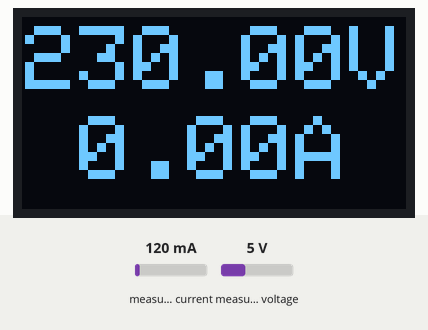
Simulated run of this sketch. Board: ESP32. On the bench: 128×64 one-colour display. The inputs (shaded band) are chosen by the test bench; at power-on: measured current 120 mA, measured voltage 5 V. WiFi joins after 1.5 s; servers stay silent unless stated; no MQTT or app messages arrive unless stated; what the sketch prints to the serial monitor is not drawn.

Above: at 2.8 s.
2.9 s: measured current set to 500 mA
At 5.7 s:
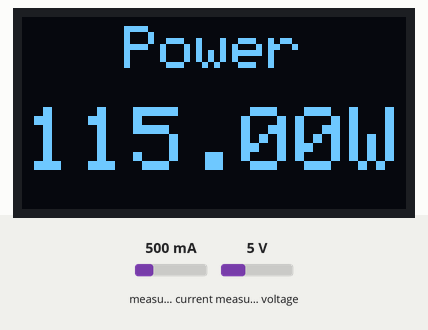
5.9 s: measured voltage set to 0.3 V
At 7.6 s:
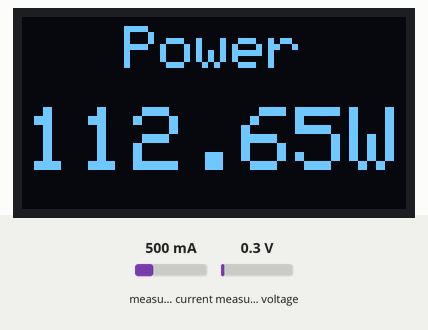
8.0 s: measured current set to 40 mA
At 10.7 s:
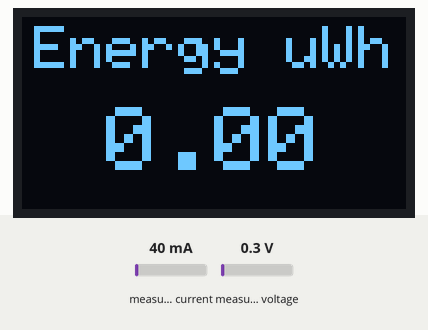
11.0 s: measured current set to 1000 mA
At 12.5 s:
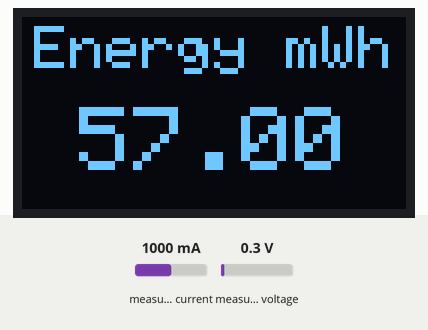
13.5 s: measured voltage set to 3.8 V
At 16.1 s:
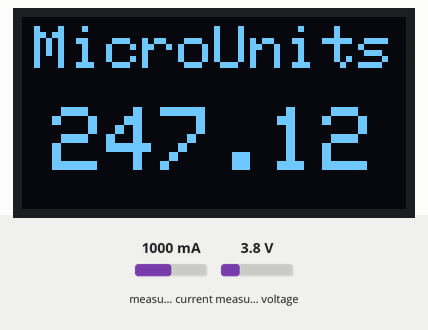
16.5 s: measured voltage set to 7.5 V
At 30.7 s:
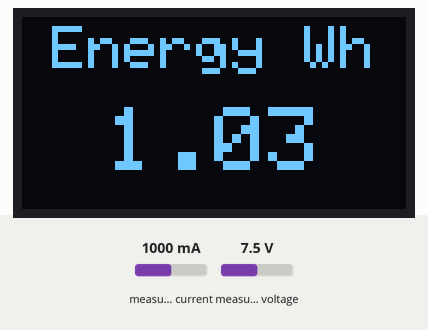

The sketch:

IOT_prjct_LJ-Version_1.ino
```cpp
#include "ZMPT101B.h"
#include "ACS712.h"

#include <SPI.h>
#include <Wire.h>
#include <Adafruit_GFX.h>
#include <Adafruit_SSD1306.h>

#include <Arduino.h>
#include <WiFi.h>
#include <PubSubClient.h>
#include <ArduinoJson.h>

StaticJsonDocument<200> sensor_out;
String data_out;

#define PERIOD 5000
unsigned long sendTime;

const char *SSID = "gevidu";                     // SSID of your WiFi
const char *PASSWORD = "123456789";              //"206fde266242";       // Password of your WiFi
const char *mqqttBroker = "test.mosquitto.org";  // alternate hosts: test.mosquitto.or, broker.hivemq.com
const int mqttPort = 1883;
const char *mqttClientID = "200650U";   // CHANGE THIS acording to your group number
const char *POTTopic = "protocolpros";  // Topic for potentiometer (publish)

WiFiClient espClient;
PubSubClient mqttClient(espClient);

#define SCREEN_WIDTH 128  // OLED display width, in pixels
#define SCREEN_HEIGHT 64  // OLED display height, in pixels

#define OLED_RESET -1        // Reset pin # (or -1 if sharing Arduino reset pin)
#define SCREEN_ADDRESS 0x3C  ///< See datasheet for Address; 0x3D for 128x64, 0x3C for 128x32
Adafruit_SSD1306 display(SCREEN_WIDTH, SCREEN_HEIGHT, &Wire, OLED_RESET);

ZMPT101B voltageSensor(35);
ACS712 currentSensor(ACS712_20A, 34);

int mVperAmp = 100;
double Voltage = 0;
double VRMS = 0;
double AmpsRMS = 0;

float P = 0;  //power
float U = 0;  //voltage
float I = 0;  //current
long dt = 0;
float CulmPwh = 0;
float units = 0;
long changeScreen = 0;
float lastSample = 0;

unsigned long lasttime = 0;
long ScreenSelect = 0;

void mqttInit() {
  mqttClient.setServer(mqqttBroker, mqttPort);
  WiFi.begin(SSID, PASSWORD);
  while (WiFi.status() != WL_CONNECTED) {
    delay(500);
    Serial.print(".");
  }
  Serial.println("");
  Serial.print("Connected to ");
  Serial.println(SSID);
  Serial.print("IP address: ");
  Serial.println(WiFi.localIP());
}

void mqttLoop() {
  while (!mqttClient.connected()) {
    Serial.print("Attempting MQTT connection...");
    if (mqttClient.connect(mqttClientID)) {
      Serial.println("connected");
    } else {
      Serial.print("failed, rc=");
      Serial.print(mqttClient.state());
      Serial.println(" try again in 5 seconds");
      delay(5000);
    }
  }
  mqttClient.loop();
}

void sendValues() {
  if (millis() - sendTime > PERIOD) {

    sensor_out["Voltage"] = String(U);
    sensor_out["Current"] = String(I);

    serializeJson(sensor_out, data_out);

    //mqttClient.publish(POTTopic, (String(potValue) + " - " + String(ldrValue)).c_str());
    mqttClient.publish(POTTopic, data_out.c_str());
    sendTime = millis();
    Serial.println(data_out);

    sensor_out.clear();
    data_out = "";
  }
}

void setup() {
  Serial.begin(115200);

  mqttInit();
  sendTime = millis();

  delay(100);
  voltageSensor.setSensitivity(0.0025);
  voltageSensor.setZeroPoint(2333);

  currentSensor.setZeroPoint(3133);
  currentSensor.setSensitivity(0.15);

  if (!display.begin(SSD1306_SWITCHCAPVCC, SCREEN_ADDRESS)) {
    Serial.println(F("SSD1306 allocation failed"));
    for (;;)
      ;
  }

  // Clear the buffer
  display.clearDisplay();
  display.display();

  //CalibCurrent();
  //CalibVoltage();
}

void loop() {

  U = voltageSensor.getVoltageAC();
  if (U < 55) {
    U = 0;
    CulmPwh = 0;
  }

  I = currentSensor.getCurrentAC();
  dt = micros() - lastSample;

  if (I < 0.15) {
    I = 0;
    CulmPwh = 0;
  }

  P = U * I;

  CulmPwh = CulmPwh + P * (dt / 3600);  ///uWh
  units = CulmPwh / 1000;

  if (millis() - changeScreen > 5000) {
    ScreenSelect += 1;
    changeScreen = millis();
  }

  if (millis() - lasttime > 500) {
    if ((ScreenSelect % 4) == 0) { displayVoltCurrent(); }  //Volts and Current

    else if ((ScreenSelect % 4) == 1) {
      displayInstPower();
    }  //Instantaenous Power

    else if ((ScreenSelect % 4) == 2) { displayEnergy(); }  //Energy

    else if ((ScreenSelect % 4) == 3) {
      displayUnits();
    }  //Units
  }
  lastSample = micros();

  //sending the values
  mqttLoop();
  sendValues();
}


float getVPP() {
  float result;
  int readValue;        // value read from the sensor
  int maxValue = 0;     // store max value here
  int minValue = 4096;  // store min value here ESP32 ADC resolution

  uint32_t start_time = millis();
  while ((millis() - start_time) < 1000)  //sample for 1 Sec
  {
    readValue = analogRead(34);
    // see if you have a new maxValue
    if (readValue > maxValue) {
      /*record the maximum sensor value*/
      maxValue = readValue;
    }
    if (readValue < minValue) {
      /*record the minimum sensor value*/
      minValue = readValue;
    }
  }

  // Subtract min from max
  result = ((maxValue - minValue) * 3.3) / 4096.0;  //ESP32 ADC resolution 4096

  return result;
}

void displayVoltCurrent() {
  display.clearDisplay();
  display.setTextColor(WHITE);

  display.setTextSize(3);
  displayCenter(String(U) + "V", 3);

  display.setTextSize(3);
  displayCenter(String(I) + "A", 33);
  display.display();
  lasttime = millis();
}

void displayInstPower() {
  display.clearDisplay();
  display.setTextColor(WHITE);
  display.setTextSize(2);
  display.setCursor(0, 0);
  displayCenter("Power", 3);
  display.setTextSize(3);

  if (P > 1000) {
    displayCenter(String(P / 1000) + "kW", 30);
  } else {
    displayCenter(String(P) + "W", 30);
  }

  display.display();
  lasttime = millis();
}

void displayEnergy() {
  display.clearDisplay();
  display.setTextColor(WHITE);

  if (CulmPwh > 1000000000) {
    display.setTextSize(2);
    displayCenter("Energy kWh", 3);
    display.setTextSize(3);
    displayCenter(String(CulmPwh / 1000000000), 30);
  } else if (CulmPwh < 1000000000 && CulmPwh > 1000000) {
    display.setTextSize(2);
    displayCenter("Energy Wh", 3);
    display.setTextSize(3);
    displayCenter(String(CulmPwh / 1000000), 30);
  } else if (CulmPwh < 1000000 && CulmPwh > 1000) {
    display.setTextSize(2);
    displayCenter("Energy mWh", 3);
    display.setTextSize(3);
    displayCenter(String(CulmPwh / 1000), 30);
  } else {
    display.setTextSize(2);
    displayCenter("Energy uWh", 3);
    display.setTextSize(3);
    displayCenter(String(CulmPwh), 30);
  }
  display.display();
  lasttime = millis();
}

void displayUnits() {
  display.clearDisplay();
  display.setTextColor(WHITE);

  if (units > 1000000) {
    display.setTextSize(2);
    displayCenter("Units", 3);
    display.setTextSize(3);
    displayCenter(String(units / 1000000), 30);
  } else if (units < 1000000 && units > 1000) {
    display.setTextSize(2);
    displayCenter("MilliUnits", 3);
    display.setTextSize(3);
    displayCenter(String(units / 1000), 30);
  } else {
    display.setTextSize(2);
    displayCenter("MicroUnits", 3);
    display.setTextSize(3);
    displayCenter(String(units), 30);
  }
  display.display();
  lasttime = millis();
}

void CalibCurrent() {
  while (1) {
    currentSensor.calibrate();
    Serial.print("Zero Point Current :");
    Serial.println(currentSensor.getZeroPoint());
    display.clearDisplay();
    display.setTextColor(WHITE);
    display.setTextSize(1);
    display.setCursor(0, 0);
    display.print("Current Zero Point :");
    display.setCursor(0, 20);
    display.setTextSize(2);
    display.print(currentSensor.getZeroPoint());
    display.display();
    delay(500);
  }
}

void CalibVoltage() {
  while (1) {
    voltageSensor.calibrate();
    Serial.print("Zero Point Voltage :");
    Serial.println(voltageSensor.getZeroPoint());
    display.clearDisplay();
    display.setTextColor(WHITE);
    display.setTextSize(1);
    display.setCursor(0, 0);
    display.print("Voltage Zero Point :");
    display.setCursor(0, 20);
    display.setTextSize(2);
    display.print(voltageSensor.getZeroPoint());
    display.display();
    delay(500);
  }
}

void displayCenter(String text, int line) {
  int16_t x1;
  int16_t y1;
  uint16_t width;
  uint16_t height;

  display.getTextBounds(text, 0, 0, &x1, &y1, &width, &height);
  // display on horizontal center
  display.setCursor((SCREEN_WIDTH - width) / 2, line);
  display.println(text);  // text to display
  display.display();
}
```

Measured:
- after the input at 5.9 s, the display: first differs from a run without the input after 0.68 s (image 2)
- after the input at 11.0 s, the display: first changes after 0.47 s (image 4 shows a later state)
- what the display in image 2 shows lasts 0.6 s, from 7.2 s to 7.8 s
